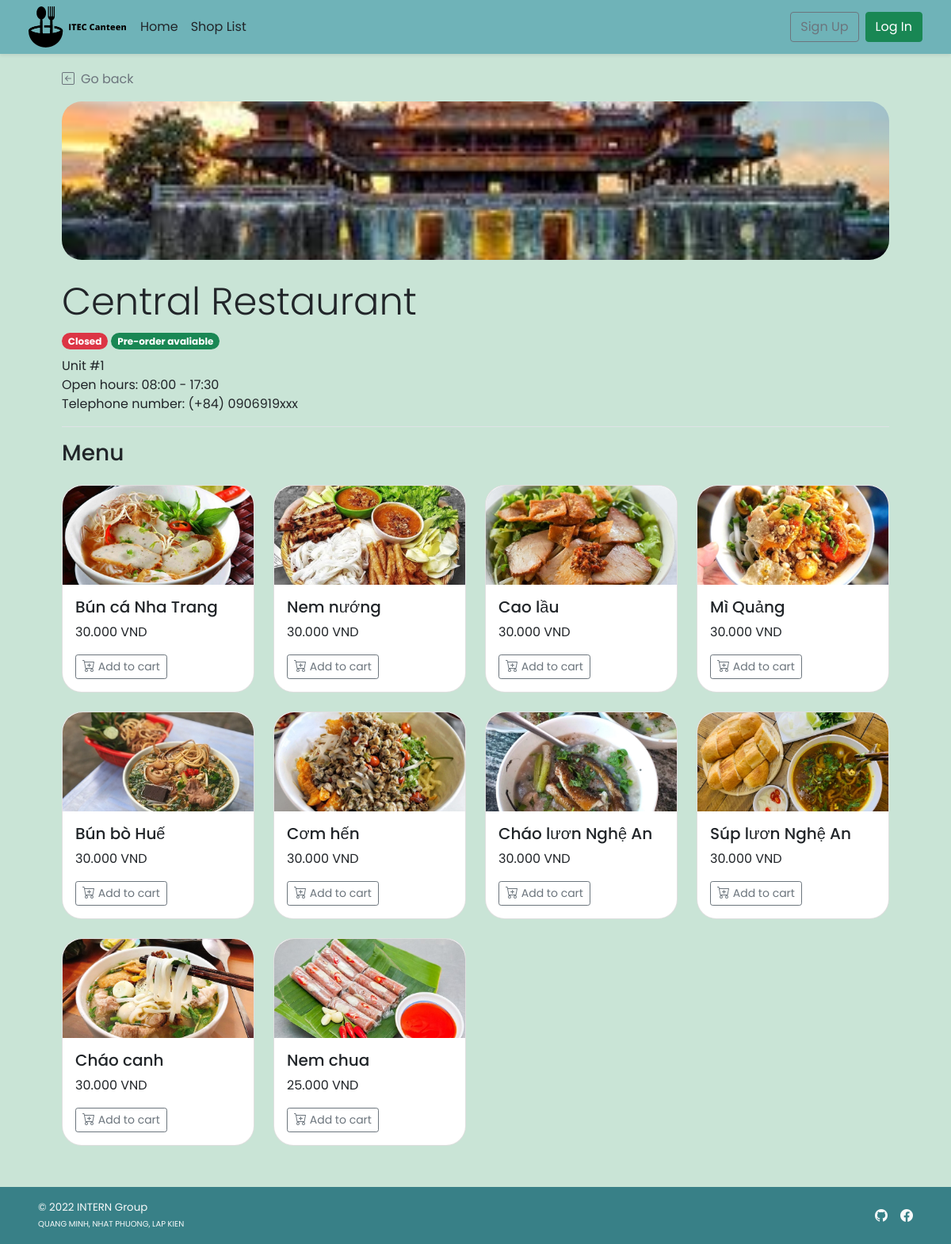
Before: /shop_menu.php?s_id=2 with the older database file.
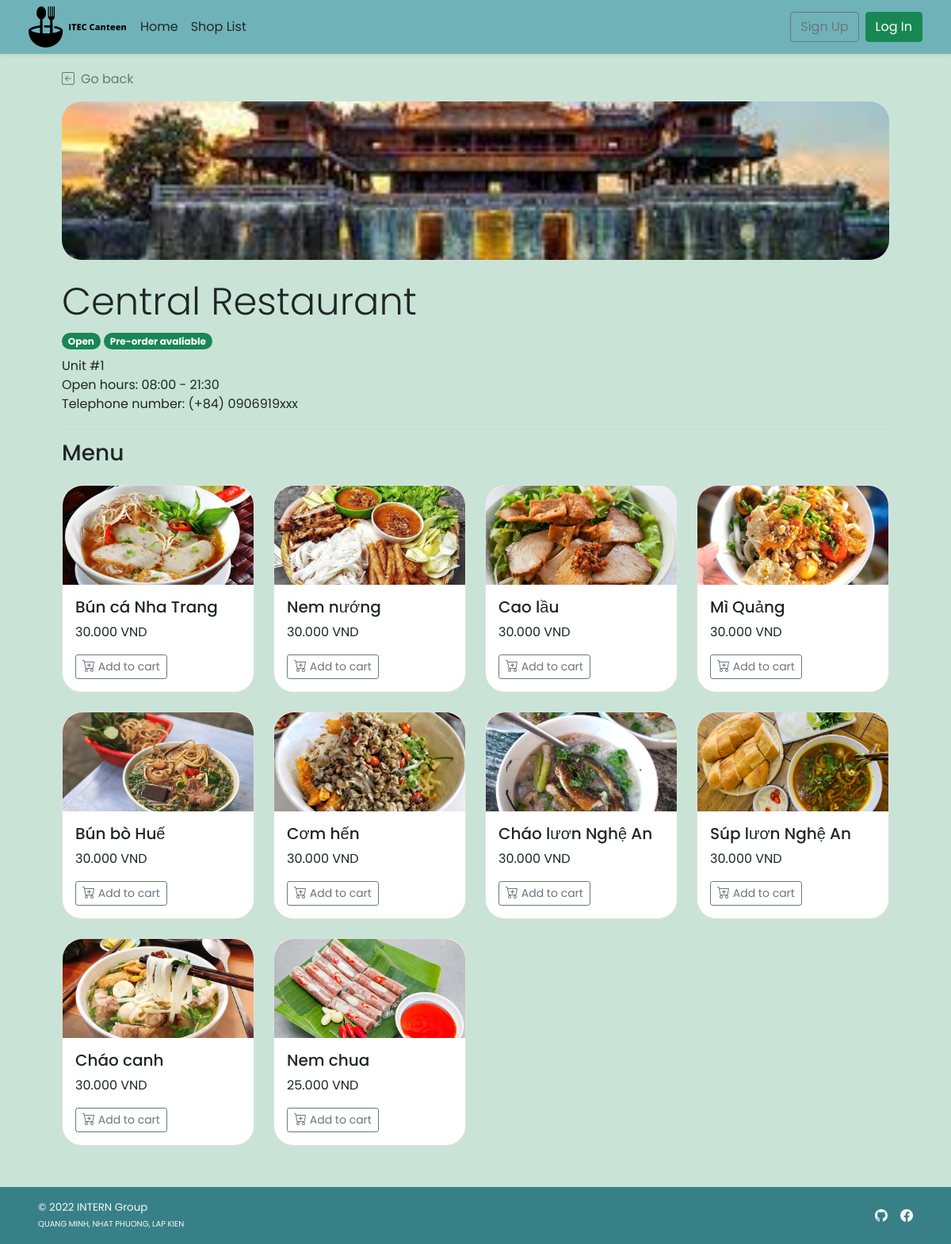
After: the same page with the newer database file.
### tables this page shows
CREATE TABLE `shop` (
  `s_id` int(11) NOT NULL,
  `s_username` varchar(45) NOT NULL,
  `s_pwd` varchar(45) NOT NULL,
  `s_name` varchar(100) NOT NULL,
  `s_location` varchar(100) NOT NULL,
  `s_openhour` time NOT NULL,
  `s_closehour` time NOT NULL,
  `s_status` tinyint(4) NOT NULL DEFAULT 1 COMMENT 'Shop ready for taking an order or not (True for open, False for close)',
  `s_preorderStatus` tinyint(4) NOT NULL DEFAULT 1 COMMENT 'Shop is ready for tomorrow pre-order or not',
  `s_email` varchar(100) NOT NULL,
  `s_phoneno` varchar(45) NOT NULL,
  `s_pic` text DEFAULT NULL
);

### shop_menu.php (the view, shortened to what this page needs)
<!DOCTYPE html>
<html lang="en">
<head>
    <?php
        include("conn_db.php");
        include('head.php');
    ?>
    <link href="css/main.css" rel="stylesheet">
    <link href="css/menu.css" rel="stylesheet">
</head>
<body class="d-flex flex-column h-100">
    <?php include('nav_header.php')?>
    <?php
        $s_id = $_GET["s_id"];
        $query = "SELECT s_name,s_location,s_openhour,s_closehour,s_status,s_preorderstatus,s_phoneno,s_pic
        FROM shop WHERE s_id = {$s_id} LIMIT 0,1";
        $result = $mysqli -> query($query);
        $shop_row = $result -> fetch_array();
    ?>
    <div class="container px-5 py-4" id="shop-body">
        <a class="nav nav-item text-decoration-none text-muted mb-3" href="#" onclick="history.back();">
            <i class="bi bi-arrow-left-square me-2"></i>Go back
        </a>
        <div class="mb-3 text-wrap" id="shop-header">
            <div class="rounded-25 mb-4" id="shop-img" style="
                    background: url(
                        <?php
                            if(is_null($shop_row["s_pic"])){echo "'img/default.png'";}
                            else{echo "'img/{$shop_row['s_pic']}'";}
                        ?>
                    ) center; height: 200px;
                    background-size: cover; background-repeat: no-repeat;
                    background-position: center;">
            </div>
            <h1 class="display-5 strong"><?php echo $shop_row["s_name"];?></h1>
            <ul class="list-unstyled">
                <li class="my-2">
                    <?php
                        $now = date('H:i:s');
                        if((($now < $shop_row["s_openhour"])||($now > $shop_row["s_closehour"]))||($shop_row["s_status"]==0)){
                    ?>
                    <span class="badge rounded-pill bg-danger">Closed</span>
                    <?php }else{ ?>
                    <span class="badge rounded-pill bg-success">Open</span>
                    <?php }
                        if($shop_row["s_preorderstatus"]==1){
                    ?>
                    <span class="badge rounded-pill bg-success">Pre-order avaliable</span>
                    <?php }else{ ?>
                    <span class="badge rounded-pill bg-danger">Pre-order Unavaliable</span>
                    <?php } ?>
                </li>
                <li class=""><?php echo $shop_row["s_location"];?></li>
                <li class="">Open hours:
                    <?php
                        $open = explode(":",$shop_row["s_openhour"]);
                        $close = explode(":",$shop_row["s_closehour"]);
                        echo $open[0].":".$open[1]." - ".$close[0].":".$close[1];
                    ?>
                </li>
                <li class="">Telephone number: <?php echo "(+84) ".$shop_row["s_phoneno"];?></li>
            </ul>
        </div>
        <h3 class="border-top py-3 mt-2">Menu</h3>
        <div class="row row-cols-1 row-cols-md-2 row-cols-lg-4 align-items-stretch mb-1">
        <?php
            $query = "SELECT * FROM food WHERE s_id = {$s_id} AND NOT(f_todayavail  = 0 AND f_preorderavail = 0)";
            $result = $mysqli -> query($query);
            if($result ->num_rows > 0){
                while($food_row = $result->fetch_array()){
        ?>
            <div class="col">
                <div class="card rounded-25 mb-4">
                    <a href="food_item.php?<?php echo "s_id=".$food_row["s_id"]."&f_id=".$food_row["f_id"]?>" class="text-decoration-none text-dark">
                        <div class="card-img-top">
                            <img
                                <?php
                                if(is_null($food_row["f_pic"])){echo "src='img/default.png'";}
                                else{echo "src=\"img/{$food_row['f_pic']}\"";}
                                ?>
                                style="width:100%; height:125px; object-fit:cover;"
                                class="img-fluid" alt="<?php echo $food_row["f_name"]?>">
                        </div>
                        <div class="card-body">
                            <h5 class="card-title fs-5"><?php echo $food_row["f_name"]?></h5>
                            <p class="card-text"><?php echo $food_row["f_price"]?> VND</p>
                            <a href="food_item.php?<?php echo "s_id=".$food_row["s_id"]."&f_id=".$food_row["f_id"]?>" class="btn btn-sm mt-3 btn-outline-secondary">
                                 Add to cart
                            </a>
                        </div>
                    </a>
                </div>
            </div>
            <?php
                    }
                }
            ?>
        </div>
    </div>
    <?php include 'footer.php';?>
</body>
</html>

Changed rows visible on the page:
changed shop "Central Restaurant": s_closehour "17" → "21"
Other visible differences:
text no longer shown: "Closed"
text now shown: "Open"
